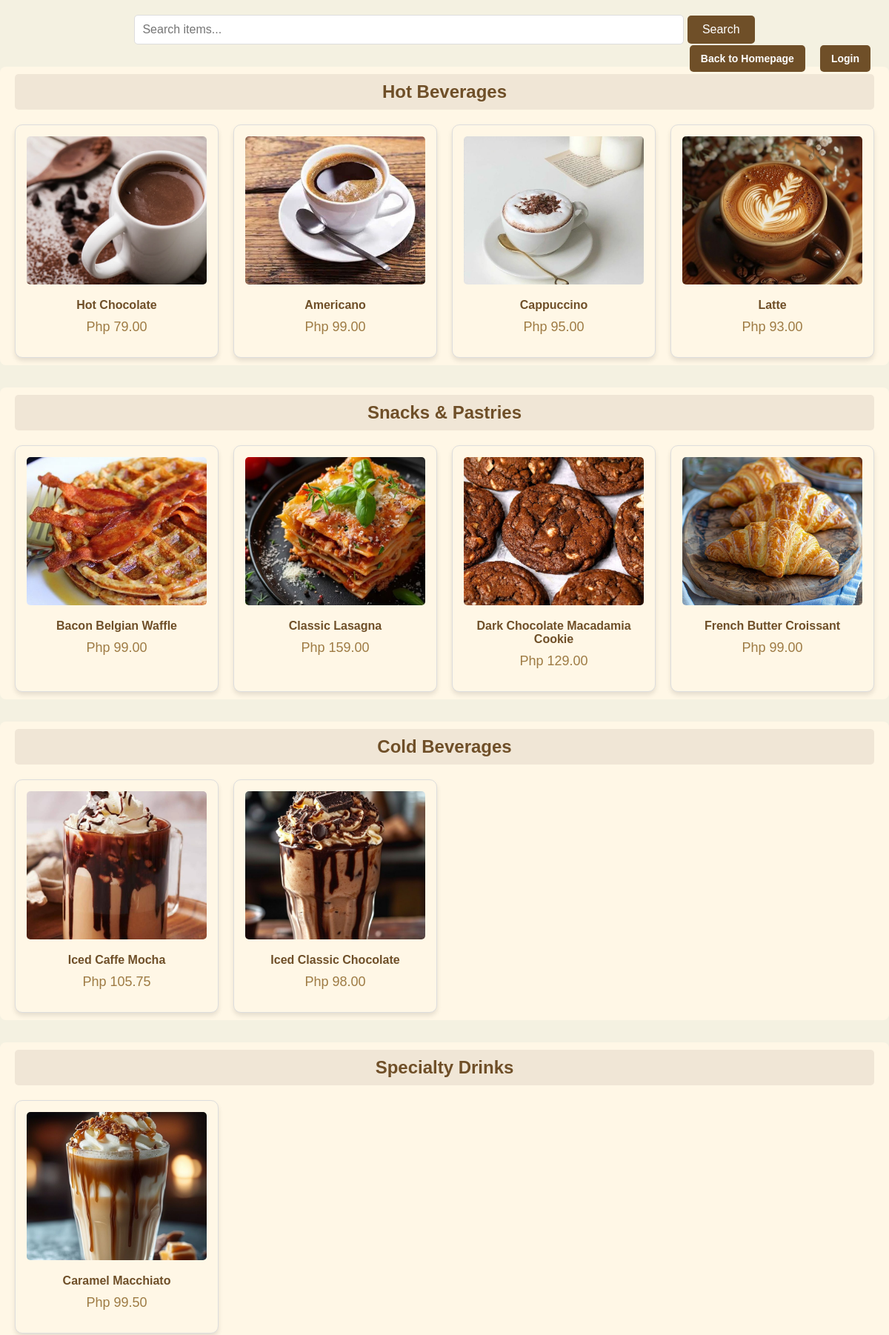
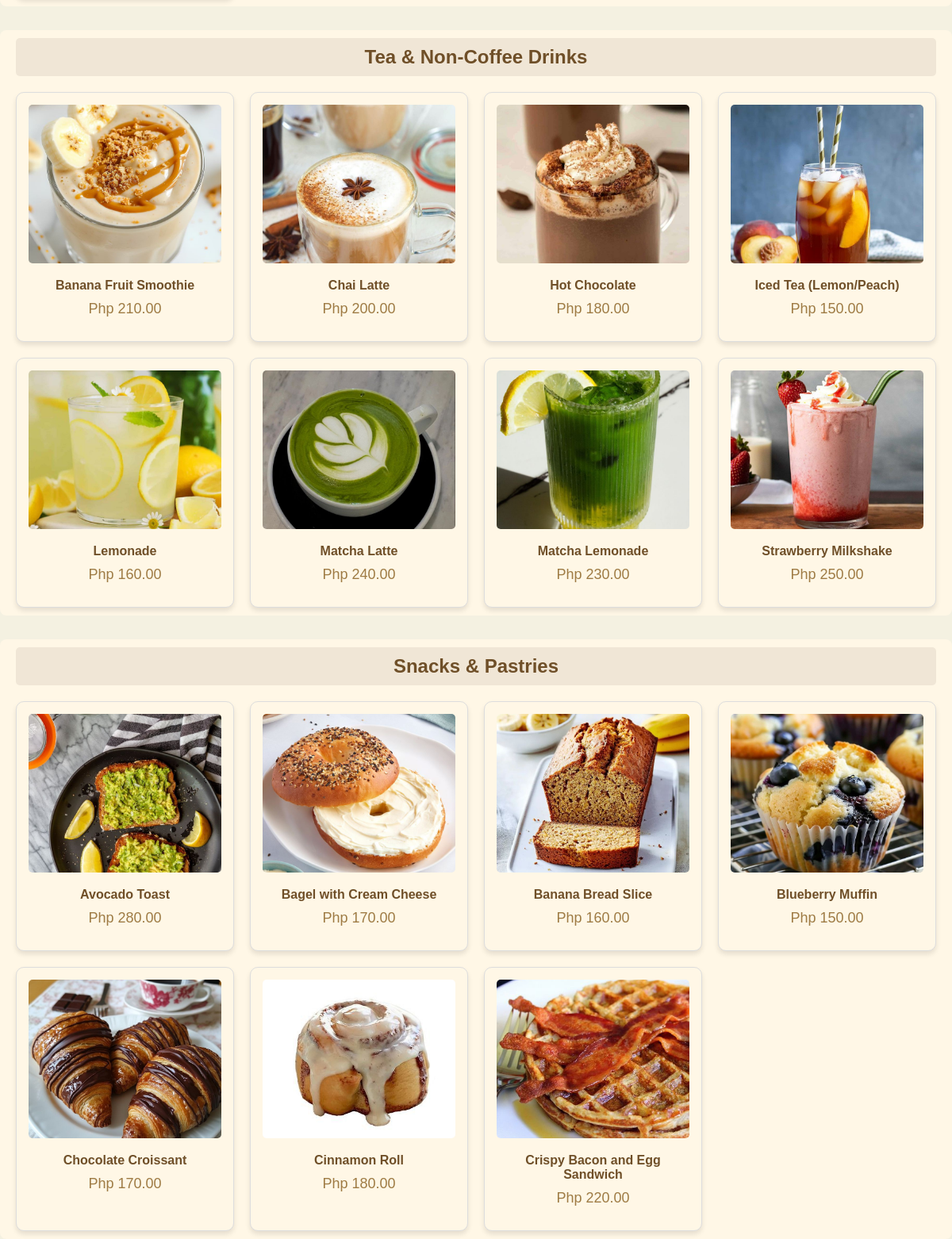
The app's page /menuone.php with its own data (2 pictures, top to bottom).
### tables this page shows
CREATE TABLE `menu_items` (
  `item_id` int(11) NOT NULL,
  `item_name` varchar(255) NOT NULL,
  `item_category` varchar(100) NOT NULL,
  `item_desc` varchar(255) NOT NULL,
  `item_price` decimal(10,2) NOT NULL,
  `item_image` varchar(255) DEFAULT NULL,
  `status` enum('Active','Inactive') NOT NULL
);

### menuone.php (the view, shortened to what this page needs)
<?php
include 'db_config.php';
try {
    $stmt = $conn->query("SELECT DISTINCT item_category FROM menu_items");
    $categories = $stmt->fetchAll(PDO::FETCH_ASSOC);
    $itemsByCategory = [];
    foreach ($categories as $category) {
        $stmt = $conn->prepare("SELECT * FROM menu_items WHERE item_category = :category ORDER BY item_name");
        $stmt->bindParam(':category', $category['item_category']);
        $stmt->execute();
        $itemsByCategory[$category['item_category']] = $stmt->fetchAll(PDO::FETCH_ASSOC);
    }
} catch (PDOException $e) {
    echo "Error: " . $e->getMessage();
    exit();
}
include 'db_config.php';
$searchQuery = isset($_GET['search']) ? trim($_GET['search']) : '';
try {
    if (!empty($searchQuery)) {
        $stmt = $conn->prepare("
            SELECT * FROM menu_items
            WHERE item_name LIKE :search OR item_desc LIKE :search
            ORDER BY item_name
        ");
        $searchParam = '%' . $searchQuery . '%';
        $stmt->bindParam(':search', $searchParam);
        $stmt->execute();
        $searchResults = $stmt->fetchAll(PDO::FETCH_ASSOC);
    } else {
        $stmt = $conn->query("SELECT DISTINCT item_category FROM menu_items");
        $categories = $stmt->fetchAll(PDO::FETCH_ASSOC);
        $itemsByCategory = [];
        foreach ($categories as $category) {
            $stmt = $conn->prepare("SELECT * FROM menu_items WHERE item_category = :category ORDER BY item_name");
            $stmt->bindParam(':category', $category['item_category']);
            $stmt->execute();
            $itemsByCategory[$category['item_category']] = $stmt->fetchAll(PDO::FETCH_ASSOC);
        }
    }
} catch (PDOException $e) {
    echo "Error: " . $e->getMessage();
    exit();
}
?>
<!DOCTYPE html>
<html lang="en">
<head>
</head>
<body>
<?php
try {
    $stmt = $conn->query("SELECT DISTINCT item_category FROM menu_items");
    $categories = $stmt->fetchAll(PDO::FETCH_ASSOC);
    $itemsByCategory = [];
    foreach ($categories as $category) {
        $stmt = $conn->prepare("SELECT * FROM menu_items WHERE item_category = :category ORDER BY item_name");
        $stmt->bindParam(':category', $category['item_category']);
        $stmt->execute();
        $itemsByCategory[$category['item_category']] = $stmt->fetchAll(PDO::FETCH_ASSOC);
    }
} catch (PDOException $e) {
    echo "Error: " . $e->getMessage();
    exit();
}
?>
<!DOCTYPE html>
<html lang="en">
<head>
</head>
<div class="header-actions">
    <a href="lp.php" class="btn">Back to Homepage</a>
    <a href="loginform.php" class="btn">Login</a>
</div>
<div class="search-bar">
        <form action="" method="get">
            <input type="text" name="search" class="search-input" placeholder="Search items..." value="<?= htmlspecialchars($searchQuery) ?>">
            <button type="submit" class="search-btn">Search</button>
        </form>
    </div>
    <?php if (!empty($searchQuery)): ?>
        <div class="category-section">
            <div class="category-title">Search Results for "<?= htmlspecialchars($searchQuery) ?>"</div>
            <div class="grid-container">
                <?php if (!empty($searchResults)): ?>
                    <?php foreach ($searchResults as $item): ?>
                        <div class="grid-item" title="<?= htmlspecialchars($item['item_desc']) ?>">
                            <img src="images/<?= htmlspecialchars($item['item_image']) ?>" alt="<?= htmlspecialchars($item['item_name']) ?>">
                            <div class="item-name"><?= htmlspecialchars($item['item_name']) ?></div>
                            <div class="item-price">Php <?= number_format($item['item_price'], 2) ?></div>
                        </div>
                    <?php endforeach; ?>
                <?php else: ?>
                    <p style="text-align: center; color: #6f4f28;">No items found.</p>
                <?php endif; ?>
            </div>
        </div>
    <?php else: ?>
        <?php foreach ($itemsByCategory as $category_name => $menu_items): ?>
            <div class="category-section">
                <div class="category-title"><?= htmlspecialchars($category_name) ?></div>
                <div class="grid-container">
                    <?php foreach ($menu_items as $item): ?>
                        <div class="grid-item" title="<?= htmlspecialchars($item['item_desc']) ?>">
                            <img src="images/<?= htmlspecialchars($item['item_image']) ?>" alt="<?= htmlspecialchars($item['item_name']) ?>">
                            <div class="item-name"><?= htmlspecialchars($item['item_name']) ?></div>
                            <div class="item-price">Php <?= number_format($item['item_price'], 2) ?></div>
                        </div>
                    <?php endforeach; ?>
                </div>
            </div>
        <?php endforeach; ?>
    <?php endif; ?>
<body>
</body>
</html>

### menuone.php (style rules this page uses)
body { font-family: Arial, sans-serif; margin: 0; padding: 0; background-color: #f4f1e1; }
.btn { text-decoration: none; padding: 10px 15px; color: white; background-color: #6f4f28; border-radius: 5px; margin: 5px; font-weight: bold; }
.category-section { margin-top: 30px; padding: 10px 20px; background-color: #fff7e6; border-radius: 8px; }
.category-title { font-size: 24px; color: #6f4f28; text-align: center; font-weight: bold; padding: 10px; background-color: #f0e6d6; border-radius: 5px; }
.grid-container { display: grid; grid-template-columns: repeat(auto-fill, minmax(250px, 1fr)); gap: 20px; margin-top: 20px; }
.grid-item { border: 1px solid #ddd; border-radius: 10px; background-color: #fff7e6; padding: 15px; box-shadow: 0 4px 6px rgba(0, 0, 0, 0.1); text-align: center; transition: box-shadow 0.3s ease; }
.grid-item img { width: 100%; height: 200px; object-fit: cover; border-radius: 5px; margin-bottom: 15px; }
.item-name { font-weight: bold; font-size: 16px; color: #6f4f28; margin-bottom: 10px; }
.item-price { color: #9e7b44; font-size: 18px; margin-bottom: 15px; }
.header-actions { position: absolute; top: 20px; right: 20px; margin-bottom:20px; display: flex; gap: 10px; margin-top: 3%; }
.btn { text-decoration: none; padding: 10px 15px; color: white; background-color: #6f4f28; border-radius: 5px; font-weight: bold; font-size: 14px; }
.search-bar { margin: 20px auto; text-align: center; }
.search-input { width: 60%; padding: 10px; border: 1px solid #ddd; border-radius: 5px; font-size: 16px; }
.search-btn { padding: 10px 20px; background-color: #6f4f28; color: white; border: none; border-radius: 5px; font-size: 16px; cursor: pointer; }

### records on screen
menu_items: item_image (picture), item_name "Hot Chocolate", item_price "79.00"
menu_items: item_image (picture), item_name "Americano", item_price "99.00"
menu_items: item_image (picture), item_name "Cappuccino", item_price "95.00"
menu_items: item_image+item_name (picture), item_name "Latte", item_price "93.00"
menu_items: item_image (picture), item_name "Bacon Belgian Waffle", item_price "99.00"
menu_items: item_image (picture), item_name "Classic Lasagna", item_price "159.00"
menu_items: item_image (picture), item_name "Dark Chocolate Macadamia Cookie", item_price "129.00"
menu_items: item_image (picture), item_name "French Butter Croissant", item_price "99.00"
menu_items: item_image (picture), item_name "Iced Caffe Mocha", item_price "105.75"
menu_items: item_image (picture), item_name "Iced Classic Chocolate", item_price "98.00"
menu_items: item_image (picture), item_name "Caramel Macchiato", item_price "99.50"
menu_items: item_image (picture), item_name "Banana Fruit Smoothie", item_price "210.00"
menu_items: item_image (picture), item_name "Chai Latte", item_price "200.00"
menu_items: item_image (picture), item_name "Hot Chocolate", item_price "180.00"
menu_items: item_image (picture), item_name "Iced Tea (Lemon/Peach)", item_price "150.00"
menu_items: item_image (picture), item_name "Lemonade", item_price "160.00"
menu_items: item_image (picture), item_name "Matcha Latte", item_price "240.00"
menu_items: item_image (picture), item_name "Matcha Lemonade", item_price "230.00"
menu_items: item_image (picture), item_name "Strawberry Milkshake", item_price "250.00"
menu_items: item_image (picture), item_name "Avocado Toast", item_price "280.00"
menu_items: item_image (picture), item_name "Bagel with Cream Cheese", item_price "170.00"
menu_items: item_image (picture), item_name "Banana Bread Slice", item_price "160.00"
menu_items: item_image (picture), item_name "Blueberry Muffin", item_price "150.00"
menu_items: item_image (picture), item_name "Chocolate Croissant", item_price "170.00"
menu_items: item_image (picture), item_name "Cinnamon Roll", item_price "180.00"
menu_items: item_image (picture), item_name "Crispy Bacon and Egg Sandwich", item_price "220.00"

### other values on screen
$category_name "Hot Beverages"
$category_name "Snacks & Pastries"
$category_name "Cold Beverages"
$category_name "Specialty Drinks"
$category_name "Tea & Non-Coffee Drinks"
